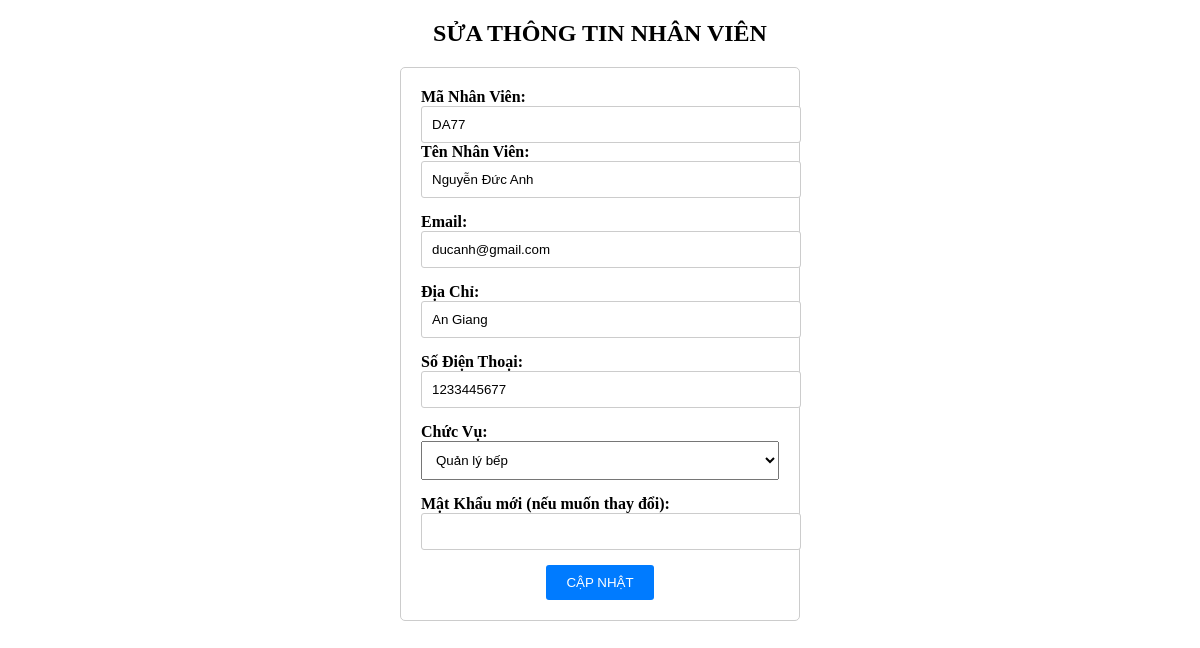
Page /QLNhanVien/suaNV.php?ma_nhan_vien=DA77 on the committed database.
### tables this page shows
CREATE TABLE `nhanvientapdoan` (
  `ma_nhan_vien` varchar(10) NOT NULL,
  `ho_ten` varchar(50) NOT NULL,
  `email` varchar(50) default NULL,
  `dia_chi` varchar(50) NOT NULL,
  `so_dien_thoai` int(10) NOT NULL,
  `chuc_vu` varchar(50) NOT NULL,
  `password` varchar(50) NOT NULL,
  `role` enum('admin','user') NOT NULL,
  `trang_thai` enum('deleted','using') NOT NULL,
  PRIMARY KEY  (`ma_nhan_vien`),
  KEY `role` (`role`)
);

### QLNhanVien/suaNV.php (the view, shortened to what this page needs)
<?php
$servername = "localhost";
$username = "root";
$password = "";
$dbname = "databa";
$conn = new mysqli($servername, $username, $password, $dbname);
if(isset($_GET['ma_nhan_vien'])) {
    $id = $_GET['ma_nhan_vien'];
    $sql = "SELECT * FROM nhanvientapdoan WHERE ma_nhan_vien = '$id'";
    $result = $conn->query($sql);
    if ($result->num_rows > 0) {
        $row = $result->fetch_assoc();
?>
     <!DOCTYPE html>
            <html>
            <head>
            </head>
            <body>
                <div class='container'>
                    <h2 style='text-align:center;'>SỬA THÔNG TIN NHÂN VIÊN</h2>
                    <form action='#' method='post' onsubmit="return validateForm()">
                        <div class='form-group'>
						<label for='tenNhanVien'>Mã Nhân Viên:</label>
                            <input type='text' id='ma_nhan_vien' name='ma_nhan_vien' value='<?php echo $row['ma_nhan_vien']; ?>' required><br>
                            <label for='tenNhanVien'>Tên Nhân Viên:</label>
                            <input type='text' id='ho_ten' name='ho_ten' value='<?php echo $row['ho_ten']; ?>' required>
                        </div>
						 <div class='form-group'>
                            <label for='email'>Email:</label>
                            <input type='email' id='email' name='email' value='<?php echo $row['email']; ?>' required required>
                        </div>
                        <div class='form-group'>
                            <label for='diaChi'>Địa Chỉ:</label>
                            <input type='text' id='dia_chi' name='dia_chi' value='<?php echo $row['dia_chi']; ?>' required>
                        </div>
                        <div class='form-group'>
                            <label for='soDienThoai'>Số Điện Thoại:</label>
                            <input type='text' id='so_dien_thoai' name='so_dien_thoai' value='<?php echo $row['so_dien_thoai']; ?>' required>
                        </div>
                        <div class='form-group'>
                            <label for='chucVu'>Chức Vụ:</label>
                            <select id='chuc_vu' name='chuc_vu'>
                                <option value='Quản lý' ".($chuc_vu == 'Quản lý' ? 'selected' : '').">Quản lý bếp</option>
                            </select>
                        </div>
						<div class='form-group'>
                            <label for='newPassword'>Mật Khẩu mới (nếu muốn thay đổi):</label>
                            <input type='password' id='new_password' name='new_password'>
                        </div>
                        <center><button type='submit'>CẬP NHẬT</button></center>
                    </form>
                </div>
            </body>
            </html>
			<?php
    } else {
        echo "Không tìm thấy";
    }
} else {
    echo "Mã không được cung cấp";
}
?>

### QLNhanVien/suaNV.php (style rules this page uses)
.container { width: 400px; margin: 0 auto; }
form { border: 1px solid #ccc; padding: 20px; border-radius: 5px; }
.form-group { margin-bottom: 15px; }
label { display: block; font-weight: bold; }
input[type="text"], input[type="email"], input[type="password"] { width: 100%; padding: 10px; border: 1px solid #ccc; border-radius: 3px; }
select { width: 100%; padding: 10px; }
button { background-color: #007BFF; color: #fff; border: none; padding: 10px 20px; border-radius: 3px; cursor: pointer; }

### rows in the picture
nhanvientapdoan: ma_nhan_vien "DA77", ho_ten "Nguyễn Đức Anh", email "ducanh@gmail.com", dia_chi "An Giang", so_dien_thoai "1233445677"
